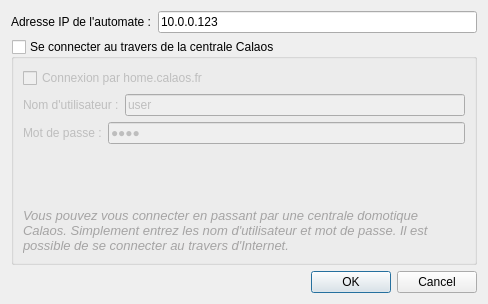
<?xml version="1.0" encoding="UTF-8"?>
<ui version="4.0">
 <class>DialogConnect</class>
 <widget class="QDialog" name="DialogConnect">
  <property name="geometry">
   <rect>
    <x>0</x>
    <y>0</y>
    <width>488</width>
    <height>304</height>
   </rect>
  </property>
  <property name="windowTitle">
   <string>Connexion à l'automate...</string>
  </property>
  <layout class="QVBoxLayout" name="verticalLayout">
   <item>
    <layout class="QHBoxLayout" name="horizontalLayout">
     <item>
      <widget class="QLabel" name="label">
       <property name="sizePolicy">
        <sizepolicy hsizetype="Preferred" vsizetype="Maximum">
         <horstretch>0</horstretch>
         <verstretch>0</verstretch>
        </sizepolicy>
       </property>
       <property name="text">
        <string>Adresse IP de l'automate :</string>
       </property>
      </widget>
     </item>
     <item>
      <widget class="QLineEdit" name="ip_address">
       <property name="text">
        <string>10.0.0.123</string>
       </property>
      </widget>
     </item>
    </layout>
   </item>
   <item>
    <widget class="QGroupBox" name="groupProxy">
     <property name="sizePolicy">
      <sizepolicy hsizetype="Preferred" vsizetype="MinimumExpanding">
       <horstretch>0</horstretch>
       <verstretch>0</verstretch>
      </sizepolicy>
     </property>
     <property name="title">
      <string>Se connecter au travers de la centrale Calaos</string>
     </property>
     <property name="checkable">
      <bool>true</bool>
     </property>
     <property name="checked">
      <bool>false</bool>
     </property>
     <layout class="QVBoxLayout" name="verticalLayout_2">
      <item>
       <widget class="QCheckBox" name="checkBoxCalaosFr">
        <property name="text">
         <string>Connexion par home.calaos.fr</string>
        </property>
       </widget>
      </item>
      <item>
       <layout class="QHBoxLayout" name="horizontalLayout_2">
        <item>
         <widget class="QLabel" name="label_2">
          <property name="text">
           <string>Nom d'utilisateur :</string>
          </property>
         </widget>
        </item>
        <item>
         <widget class="QLineEdit" name="username">
          <property name="text">
           <string>user</string>
          </property>
         </widget>
        </item>
       </layout>
      </item>
      <item>
       <layout class="QHBoxLayout" name="horizontalLayout_3">
        <item>
         <widget class="QLabel" name="label_3">
          <property name="text">
           <string>Mot de passe :</string>
          </property>
         </widget>
        </item>
        <item>
         <widget class="QLineEdit" name="password">
          <property name="text">
           <string>pass</string>
          </property>
          <property name="echoMode">
           <enum>QLineEdit::PasswordEchoOnEdit</enum>
          </property>
         </widget>
        </item>
       </layout>
      </item>
      <item>
       <spacer name="verticalSpacer_2">
        <property name="orientation">
         <enum>Qt::Vertical</enum>
        </property>
        <property name="sizeHint" stdset="0">
         <size>
          <width>20</width>
          <height>10</height>
         </size>
        </property>
       </spacer>
      </item>
      <item>
       <widget class="QLabel" name="label_4">
        <property name="palette">
         <palette>
          <active>
           <colorrole role="WindowText">
            <brush brushstyle="SolidPattern">
             <color alpha="255">
              <red>126</red>
              <green>126</green>
              <blue>126</blue>
             </color>
            </brush>
           </colorrole>
           <colorrole role="Text">
            <brush brushstyle="SolidPattern">
             <color alpha="255">
              <red>0</red>
              <green>0</green>
              <blue>0</blue>
             </color>
            </brush>
           </colorrole>
          </active>
          <inactive>
           <colorrole role="WindowText">
            <brush brushstyle="SolidPattern">
             <color alpha="255">
              <red>126</red>
              <green>126</green>
              <blue>126</blue>
             </color>
            </brush>
           </colorrole>
           <colorrole role="Text">
            <brush brushstyle="SolidPattern">
             <color alpha="255">
              <red>0</red>
              <green>0</green>
              <blue>0</blue>
             </color>
            </brush>
           </colorrole>
          </inactive>
          <disabled>
           <colorrole role="WindowText">
            <brush brushstyle="SolidPattern">
             <color alpha="255">
              <red>146</red>
              <green>145</green>
              <blue>144</blue>
             </color>
            </brush>
           </colorrole>
           <colorrole role="Text">
            <brush brushstyle="SolidPattern">
             <color alpha="255">
              <red>165</red>
              <green>164</green>
              <blue>164</blue>
             </color>
            </brush>
           </colorrole>
          </disabled>
         </palette>
        </property>
        <property name="font">
         <font>
          <italic>true</italic>
         </font>
        </property>
        <property name="text">
         <string>&lt;!DOCTYPE HTML PUBLIC &quot;-//W3C//DTD HTML 4.0//EN&quot; &quot;http://www.w3.org/TR/REC-html40/strict.dtd&quot;&gt;
&lt;html&gt;&lt;head&gt;&lt;meta name=&quot;qrichtext&quot; content=&quot;1&quot; /&gt;&lt;style type=&quot;text/css&quot;&gt;
p, li { white-space: pre-wrap; }
&lt;/style&gt;&lt;/head&gt;&lt;body style=&quot; font-family:'DejaVu Sans'; font-size:10pt; font-weight:400; font-style:italic;&quot;&gt;
&lt;p style=&quot; margin-top:0px; margin-bottom:0px; margin-left:0px; margin-right:0px; -qt-block-indent:0; text-indent:0px;&quot;&gt;Vous pouvez vous connecter en passant par une centrale domotique Calaos. Simplement entrez les nom d'utilisateur et mot de passe. Il est possible de se connecter au travers d'Internet.&lt;/p&gt;&lt;/body&gt;&lt;/html&gt;</string>
        </property>
        <property name="textFormat">
         <enum>Qt::AutoText</enum>
        </property>
        <property name="wordWrap">
         <bool>true</bool>
        </property>
       </widget>
      </item>
     </layout>
    </widget>
   </item>
   <item>
    <widget class="QDialogButtonBox" name="buttonBox">
     <property name="orientation">
      <enum>Qt::Horizontal</enum>
     </property>
     <property name="standardButtons">
      <set>QDialogButtonBox::Cancel|QDialogButtonBox::Ok</set>
     </property>
    </widget>
   </item>
  </layout>
 </widget>
 <resources/>
 <connections>
  <connection>
   <sender>buttonBox</sender>
   <signal>accepted()</signal>
   <receiver>DialogConnect</receiver>
   <slot>accept()</slot>
   <hints>
    <hint type="sourcelabel">
     <x>248</x>
     <y>254</y>
    </hint>
    <hint type="destinationlabel">
     <x>157</x>
     <y>274</y>
    </hint>
   </hints>
  </connection>
  <connection>
   <sender>buttonBox</sender>
   <signal>rejected()</signal>
   <receiver>DialogConnect</receiver>
   <slot>reject()</slot>
   <hints>
    <hint type="sourcelabel">
     <x>316</x>
     <y>260</y>
    </hint>
    <hint type="destinationlabel">
     <x>286</x>
     <y>274</y>
    </hint>
   </hints>
  </connection>
 </connections>
</ui>
